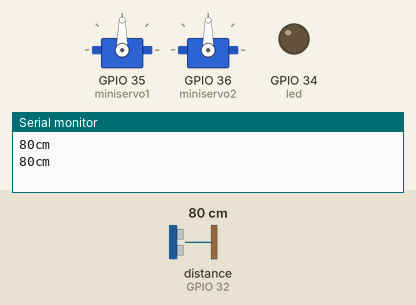
This sketch was run on a simulated ESP32. Parts: 2 × servo, output pins drawn as LEDs (lit = HIGH), the last lines printed to the serial monitor. Wiring (inferred from the names in the program): ultrasonic range finder: trigger GPIO 33; echo GPIO 32. The test bench sets the inputs (shaded band); at power-on: distance to the obstacle (sensor on GPIO 32) 80 cm. The echo pulse lasts 58.3 µs per cm; pins used as bus, display or sensor lines are not drawn.

Above: at 2.8 s.
2.9 s: distance to the obstacle (sensor on GPIO 32) set to 22 cm
5.6 s: distance to the obstacle (sensor on GPIO 32) set to 19 cm
At 7.0 s:
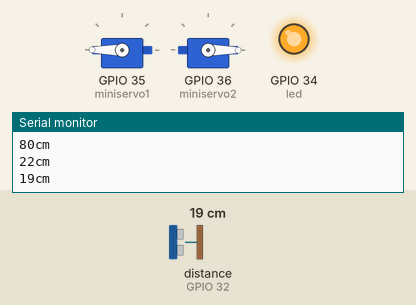
8.3 s: distance to the obstacle (sensor on GPIO 32) set to 35 cm
At 11.2 s:
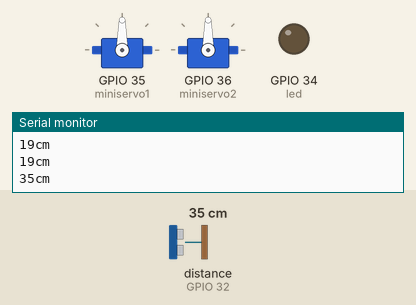
11.5 s: distance to the obstacle (sensor on GPIO 32) set to 2 cm
At 13.0 s:
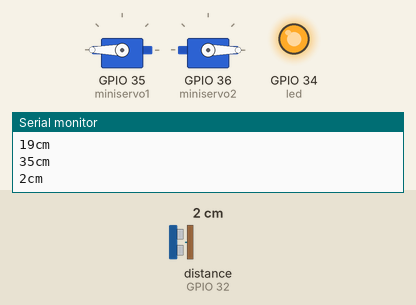
Timing chart, 0 to 14.5 s (numbered marks = the images above; inputs shaded):
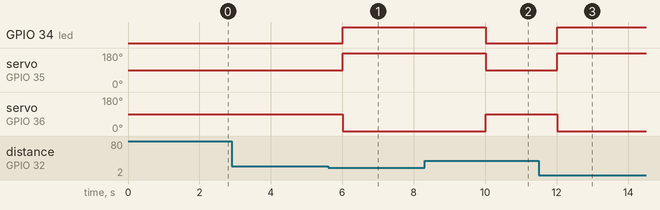

The sketch:

puerta_de_garaje.ino
```cpp
#include <Servo.h>

//PINES DE ULTRASONIDO
#define echoo 32
#define trig 33

//PINES DE LOS SERVOS Y LED
Servo miniservo1;
Servo miniservo2;
int led = 34;

//VARIABLES
long duracion, distancia;

void setup() {
  // CONFIGURACIÓN
  Serial.begin(9600);

  //PINES DE LOS SERVOS
  miniservo1.attach (35);
  miniservo2.attach (36);

  //LOS SERVOS SE MOVERÁN 90º
  miniservo1.write(90);
  miniservo2.write(90);
  pinMode(led, OUTPUT);//led será de salida

  //ULTRASONIDO
  pinMode (echoo, INPUT);
  pinMode (trig, OUTPUT);


}

void loop() {
  //CODIGO PRINCIPAL
    digitalWrite(trig, LOW);
    digitalWrite(trig, HIGH);
    digitalWrite(trig, LOW);
    duracion = pulseIn(echoo, HIGH);
    distancia = (duracion/2)/29;
    Serial.print(distancia);
    Serial.println("cm");

    if(distancia <= 20){
        miniservo1.write(180);
        miniservo2.write(0);
        digitalWrite(led, HIGH);
        delay(2000);
    }else{
        miniservo1.write(90);
        miniservo2.write(90);
        digitalWrite(led, LOW);
        delay(2000);
    }
}
```

Measured:
- the behaviour switches between 21 and 20 cm on distance to the obstacle (sensor on GPIO 32) (found by bisection; images 0 and 1)
- after the input at 5.6 s, GPIO 34 (led): LOW → HIGH after 0.41 s; servo on GPIO 35 (miniservo1): 90° → 180° after 0.41 s; servo on GPIO 36 (miniservo2): 90° → 0° after 0.41 s
- after the input at 8.3 s, GPIO 34 (led): HIGH → LOW after 1.7 s; servo on GPIO 35 (miniservo1): 180° → 90° after 1.7 s; servo on GPIO 36 (miniservo2): 0° → 90° after 1.7 s
- after the input at 11.5 s, GPIO 34 (led): LOW → HIGH after 0.52 s; servo on GPIO 35 (miniservo1): 90° → 180° after 0.52 s; servo on GPIO 36 (miniservo2): 90° → 0° after 0.52 s
